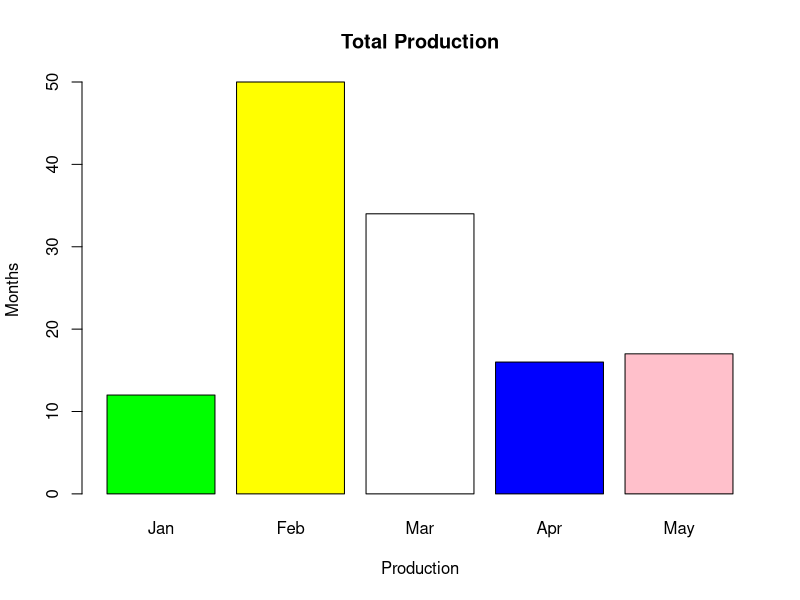

The R script that drew this image:
# Barchart
h<- c (12,50,34,16,17)
m<- c("Jan","Feb","Mar","Apr","May")

barplot(h,xlab= "Production", ylab ="Months",main="Total Production", names.arg=m,border="black",col=c('green','yellow','white','blue','pink'))

